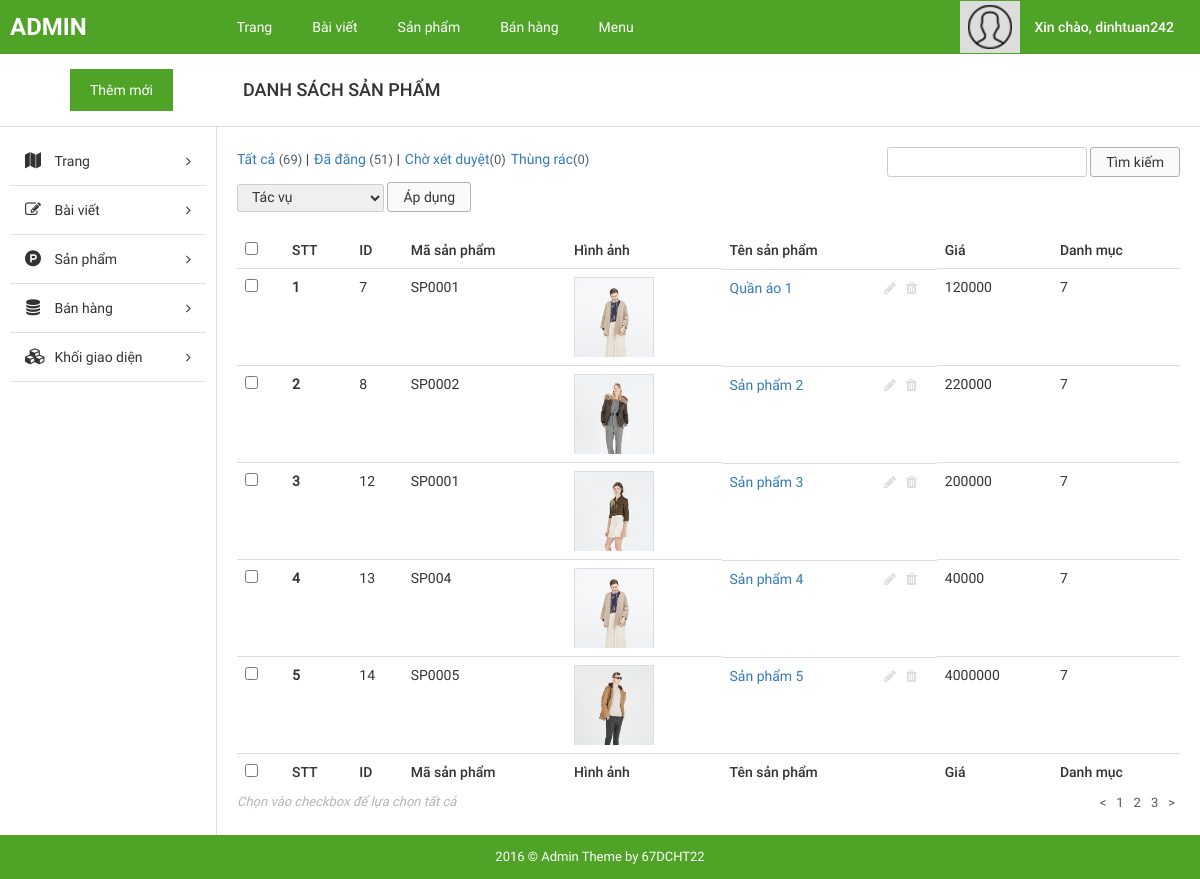
The app's page /admin/?page=list_product with its own data.
### tables this page shows
CREATE TABLE `tbl_user` (
  `username` varchar(30) NOT NULL,
  `name` char(50) DEFAULT NULL,
  `email` varchar(200) DEFAULT NULL,
  `phone` varchar(10) DEFAULT NULL,
  `address` varchar(200) DEFAULT NULL,
  `password` varchar(10) NOT NULL
);

CREATE TABLE `tbl_product` (
  `id` int(11) NOT NULL,
  `name` varchar(100) NOT NULL,
  `masp` varchar(50) NOT NULL,
  `price` float NOT NULL,
  `image` varchar(100) NOT NULL,
  `category` varchar(100) NOT NULL
);

### admin/pages/list_product.php (the view, shortened to what this page needs)
<div id="main-content-wp" class="list-product-page">
    <div class="section" id="title-page">
        <div class="clearfix">
            <a href="?page=add_product" title="" id="add-new" class="fl-left">Thêm mới</a>
            <h3 id="index" class="fl-left">Danh sách sản phẩm</h3>
        </div>
    </div>
    <div class="wrap clearfix">
        <?php require 'inc/sidebar.php'; ?>
        <div id="content" class="fl-right">
            <div class="section" id="detail-page">
                <div class="section-detail">
                    <div class="filter-wp clearfix">
                        <ul class="post-status fl-left">
                            <li class="all"><a href="">Tất cả <span class="count">(69)</span></a> |</li>
                            <li class="publish"><a href="">Đã đăng <span class="count">(51)</span></a> |</li>
                            <li class="pending"><a href="">Chờ xét duyệt<span class="count">(0)</span></a></li>
                            <li class="pending"><a href="">Thùng rác<span class="count">(0)</span></a></li>
                        </ul>
                        <form method="GET" class="form-s fl-right">
                            <input type="text" name="s" id="s">
                            <input type="submit" name="sm_s" value="Tìm kiếm">
                        </form>
                    </div>
                    <div class="actions">
                        <form method="GET" action="" class="form-actions">
                            <select name="actions">
                                <option value="0">Tác vụ</option>
                            </select>
                            <input type="submit" name="sm_action" value="Áp dụng">
                        </form>
                    </div>
                    <div class="table-responsive">
                        <table class="table list-table-wp">
                            <thead>
                                <tr>
                                    <td><input type="checkbox" name="checkAll" id="checkAll"></td>
                                    <td><span class="thead-text">STT</span></td>
                                    <td><span class="thead-text">ID</span></td>
                                    <td><span class="thead-text">Mã sản phẩm</span></td>
                                    <td><span class="thead-text">Hình ảnh</span></td>
                                    <td><span class="thead-text">Tên sản phẩm</span></td>
                                    <td><span class="thead-text">Giá</span></td>
                                    <td><span class="thead-text">Danh mục</span></td>
                                </tr>
                            </thead>
                            <tbody>
                                <?php
                                include("../config/dbconfig.php");
                                $sql = "select * from tbl_product order by id asc";
                                $run = mysqli_query($conn, $sql);
                                $i = 0;
                                while ($row = mysqli_fetch_array($run)) {
                                  $i++;
                                  ;?>
                                <tr>
                                    <td><input type="checkbox" name="checkItem" class="checkItem"></td>
                                    <th scope="row"><?php echo $i;?></th>
                                    <td><span class="tbody-text"><?php echo $row["id"];?></h3></span>
                                    <td><span class="tbody-text"><?php echo $row["masp"];?></h3></span>
                                    <td>
                                        <div class="tbody-thumb">
                                            <img src="index.php/../../images/product/<?php echo $row['image']?>" alt="">
                                        </div>
                                    </td>
                                    <td class="clearfix">
                                        <div class="tb-title fl-left">
                                            <a href="" title=""><?php echo $row["name"];?></a>
                                        </div>
                                        <ul class="list-operation fl-right">
                                            <li><a href="?page=change_product&id=<?php echo $row['id'];?>" title="Sửa" class="edit"><i class="fa fa-pencil" aria-hidden="true"></i></a></li>
                                            <li><a href="?page=delete_product&id=<?php echo $row['id'];?>" title="Xóa" class="delete"><i class="fa fa-trash" aria-hidden="true"></i></a></li>
                                        </ul>
                                    </td>
                                    <td><span class="tbody-text"><?php echo $row["price"];?></span></td>
                                    <td><span class="tbody-text"><?php echo $row["category"];?></span></td>
                                </tr>
                                  <?php
                              }
                              ;?>
                            </tbody>
                            <thead>
                                <tr>
                                    <td><input type="checkbox" name="checkAll" id="checkAll"></td>
                                    <td><span class="thead-text">STT</span></td>
                                    <td><span class="thead-text">ID</span></td>
                                    <td><span class="thead-text">Mã sản phẩm</span></td>
                                    <td><span class="thead-text">Hình ảnh</span></td>
                                    <td><span class="thead-text">Tên sản phẩm</span></td>
                                    <td><span class="thead-text">Giá</span></td>
                                    <td><span class="thead-text">Danh mục</span></td>
                                </tr>
                            </thead>
                        </table>
                    </div>
                </div>
            </div>
            <div class="section" id="paging-wp">
                <div class="section-detail clearfix">
                    <p id="desc" class="fl-left">Chọn vào checkbox để lựa chọn tất cả</p>
                    <ul id="list-paging" class="fl-right">
                        <li>
                            <a href="" title=""><</a>
                        </li>
                        <li>
                            <a href="" title="">1</a>
                        </li>
                        <li>
                            <a href="" title="">2</a>
                        </li>
                        <li>
                            <a href="" title="">3</a>
                        </li>
                        <li>
                            <a href="" title="">></a>
                        </li>
                    </ul>
                </div>
            </div>
        </div>
    </div>
</div>

### admin/index.php
<?php
$page = isset($_GET['page']) ? $_GET['page'] : 'login';
$path = "./pages/{$page}.php";
if (file_exists($path)) {
	if($page == 'login'){
    	require "{$path}";
	}else{
		require './inc/header.php';
		require "{$path}";
		require './inc/footer.php';
	}
} else {
    require "./pages/404.php";
}
?>

### admin/inc/header.php (shortened to what this page needs)
<!DOCTYPE html>
<html>
    <head>
        <link href="public/css/bootstrap/bootstrap.min.css" rel="stylesheet" type="text/css"/>
        <link href="public/css/bootstrap/bootstrap-theme.min.css" rel="stylesheet" type="text/css"/>
        <link href="public/reset.css" rel="stylesheet" type="text/css"/>
        <link href="public/css/font-awesome/css/font-awesome.min.css" rel="stylesheet" type="text/css"/>
        <link href="public/style.css" rel="stylesheet" type="text/css"/>
        <link href="public/responsive.css" rel="stylesheet" type="text/css"/>
    </head>
    <body>
        <div id="site">
            <div id="container">
                <div id="header-wp">
                    <div class="wp-inner clearfix">
                        <a href="?page=list_post" title="" id="logo" class="fl-left">ADMIN</a>
                        <ul id="main-menu" class="fl-left">
                            <li>
                                <a href="?page=list_page" title="">Trang</a>
                            </li>
                            <li>
                                <a href="?page=list_post" title="">Bài viết</a>
                            </li>
                            <li>
                                <a href="?page=list_product" title="">Sản phẩm</a>
                            </li>
                            <li>
                                <a href="" title="">Bán hàng</a>
                            </li>
                            <li>
                                <a href="?page=menu" title="">Menu</a>
                            </li>
                        </ul>
                        <div id="dropdown-user" class="dropdown dropdown-extended fl-right">
                            <button class="dropdown-toggle clearfix" type="button"  data-toggle="dropdown" aria-haspopup="true" aria-expanded="true">
                                <div id="thumb-circle" class="fl-left">
                                    <img src="public/images/img-admin.png">
                                </div>
                                <?php
                                    include("../config/dbconfig.php");
                                    mysqli_set_charset($conn, 'UTF8');
                                    $sql = "SELECT * from tbl_user";
                                    $run = mysqli_query($conn, $sql);
                                    while ($row = mysqli_fetch_array($run)) {
                                ;?>
                                <h3 id="account" class="fl-right">Xin chào, <?php echo $row["username"];?></h3>
                            <?php } ?>
                            </button>
                        </div>
                    </div>
                </div>

### admin/inc/sidebar.php (shortened to what this page needs)
<div id="sidebar" class="fl-left">
    <ul id="sidebar-menu">
        <li class="nav-item">
            <a href="" title="" class="nav-link nav-toggle">
                <span class="fa fa-map icon"></span>
                <span class="title">Trang</span>
            </a>
        </li>
        <li class="nav-item">
            <a href="" title="" class="nav-link nav-toggle">
                <span class="fa fa-pencil-square-o icon"></span>
                <span class="title">Bài viết</span>
            </a>
        </li>
        <li class="nav-item">
            <a href="" title="" class="nav-link nav-toggle">
                <span class="fa fa-product-hunt icon"></span>
                <span class="title">Sản phẩm</span>
            </a>
        </li>
        <li class="nav-item">
            <a href="" title="" class="nav-link nav-toggle">
                <span class="fa fa-database icon"></span>
                <span class="title">Bán hàng</span>
            </a>
        </li>
        <li class="nav-item">
            <a href="#" title="" class="nav-link nav-toggle">
                <span class="fa fa-cubes icon"></span>
                <span class="title">Khối giao diện</span>
            </a>
        </li>
    </ul>
</div>

### admin/inc/footer.php
<div id="footer-wp">
    <div class="wp-inner">
        <p id="copyright">2016 © Admin Theme by 67DCHT22</p>
    </div>
</div>
</div>
</div>
</body>
</html>

### admin/public/css/import/global.css (style rules this page uses)
body { font-family: "Roboto Regular"; font-size: 14px; line-height: 24px; color: #333; }
.fl-left { float: left; }
.fl-right { float: right; }
img { max-width: 100%; height: auto; display: block; }
ul li { list-style: none!important; }
a { text-decoration: none!important; }
.dropdown .dropdown-toggle { background: none; border: none; outline: none; }

### admin/public/css/import/list_post.css (style rules this page uses)
#header-wp { background: #4fa327; }
#main-menu { margin-left: 120px; }
#main-menu li { float: left; }
#main-menu li a { display: block; color: #fff; padding: 15px 20px; }
#logo { font-family: 'Roboto Bold'; font-weight: normal; color: #fff; font-size: 24px; padding: 15px 10px; }
#thumb-circle { display: block; padding: 4px 8px; background: #ddd; }
#account { font-family: 'Roboto Medium'; font-weight: normal; color: #fff; padding: 14px 20px 14px 14px; }
#sidebar { width: 18%; padding: 10px; }
#content { width: 82%; border-left: 1px solid #ddd; padding: 20px; }
#title-page { border-bottom: 1px solid #ddd; }
#add-new { display: inline-block; color: #fff; background: #4fa327; padding: 9px 20px; margin: 15px 70px; }
#index { font-family: 'Roboto Medium'; font-weight: normal; text-transform: uppercase; font-size: 18px; padding: 24px 0px; }
.list-table-wp thead tr td { font-family: 'Roboto Medium'; font-weight: normal; }
.list-operation li { float: left; }
.list-operation li a { display: block; padding: 0px 5px; color: #ddd; }
.tb-title { width: 75%; display: -webkit-box; -webkit-line-clamp: 1; -moz-line-clamp: 1; -o-line-clamp: 1; -webkit-box-orient: vertical; -moz-box-orient: vertical; -o-box-orient: vertical; max-height: 100%; overflow: hidden; }
.list-operation { width: 25%; }
#paging-wp #desc { font-size: 13px; color: #b5b5b5; font-style: italic; }
#list-paging li { float: left; }
#list-paging li a { display: inline-block; color: #555; font-size: 13px; padding: 0px 5px; }
#main-menu > li { position: relative; }
#copyright { display: block; text-align: center; color: #fff; font-size: 13px; background: #4FA327; padding: 10px 0px; }
.filter-wp { margin-bottom: 5px; }
.actions { margin-bottom: 20px; }
.post-status li { float: left; font-size: 14px; margin-right: 5px; }
.post-status li .count { color: #555d66; font-size: 13px; display: inline-block; }
.form-s input[type="text"], .form-actions select { border-radius: 3px; border: 1px solid #ccc; padding: 2px 10px; }
.form-s input[type="submit"], .form-actions input[type="submit"] { border-radius: 3px; border: 1px solid #afafaf; padding: 2px 15px; background: #fafafa; }
.form-actions select { padding: 4px 10px; }

### admin/public/css/import/list_product.css (style rules this page uses)
.tbody-thumb { width: 80px; height: 80px; overflow: hidden; }
.tbody-thumb img { border: 1px solid #ddd; }

### admin/public/css/import/sidebar.css (style rules this page uses)
#sidebar-menu .nav-item .nav-link { position: relative; display: block; color: #333; text-decoration: none!important; padding: 12px 15px; border-bottom: 1px solid #e0e0e0; }
#sidebar-menu .nav-item .nav-link .icon { display: inline-block; font-size: 16px; line-height: normal; width: 1em; text-align: center; }
#sidebar-menu .nav-item .nav-link .title { display: inline-block; padding-left: 10px; }

### admin/public/css/import/menu.css (style rules this page uses)
.actions select { border-radius: 3px; border: 1px solid #ccc; padding: 4px 10px; }

### admin/public/css/import/detail_order.css (style rules this page uses)
.table { margin-bottom: 0!important; }

### records on screen
tbl_user: username "dinhtuan242"
tbl_product: id "7", masp "SP0001", image (picture), name "Quần áo 1", price "120000", category "7"
tbl_product: id "8", masp "SP0002", image (picture), name "Sản phẩm 2", price "220000", category "7"
tbl_product: id "12", masp "SP0001", image (picture), name "Sản phẩm 3", price "200000", category "7"
tbl_product: id "13", masp "SP004", image (picture), name "Sản phẩm 4", price "40000", category "7"
tbl_product: id "14", masp "SP0005", image (picture), name "Sản phẩm 5", price "4000000", category "7"
